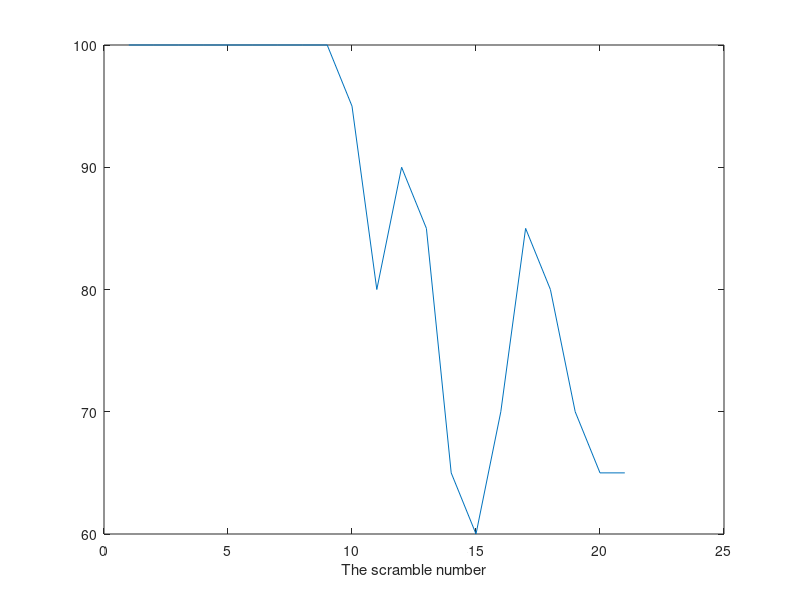

This figure's MATLAB source: (Note: this script raises an error after producing the figure.)
clear 
close all
clc

data=[1,1,1,1,1,1,1,1,1,0.95,0.80,0.9,0.85,13/20,12/20,14/20,17/20,16/20,14/20,13/20,13/20];

figure
plot(data.*100)
xlabel('The scramble number')
ytickformat('percentage')
ylim([0,105])
grid on
title('Difficulty vs Solve Percentage')